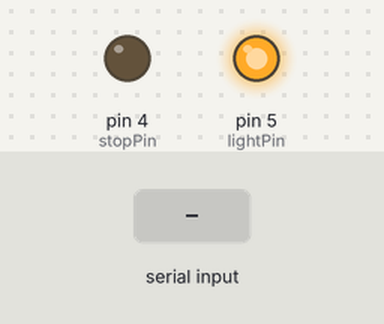
Simulated run of this sketch. Board: Arduino Uno, built with avr-gcc and run on an emulated ATmega328P. On the bench: output pins drawn as LEDs (lit = HIGH). Dashed ring = blinking. Inputs (shaded band) come from the test bench.

Above: at 1.2 s.
1.3 s: "Z\n" received over Serial
At 2.2 s:
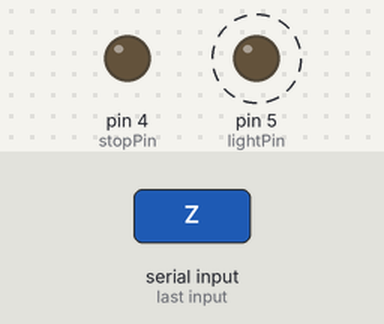
4.3 s: byte 81 ('Q') received over Serial
At 4.6 s:
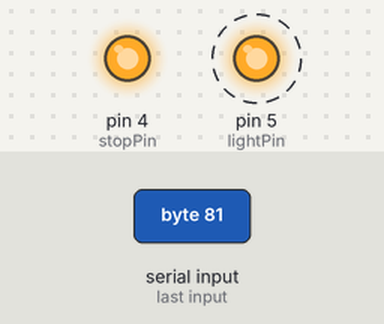
Timing chart, 0 to 17.3 s (numbered marks = the images above; inputs shaded):
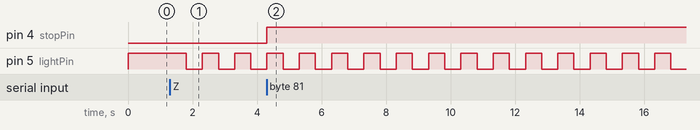

Measured:
- after the input at 1.3 s, pin 5 (lightPin): alternates HIGH for 0.50 s and LOW for 0.50 s, starting after 0.50 s
- after the input at 4.3 s, pin 4 (stopPin): LOW → HIGH at once

The sketch:

BluetoothCommunication.ino
```cpp
#include <SoftwareSerial.h>

#define rxPin 10
#define txPin 11
#define lightPin 5
#define stopPin 4

//#include <QMC5883LCompass.h>
//QMC5883LCompass compass;

int BLINK_DELAY = 500;

char c = ' ';
boolean NL = true;

unsigned long prevTime = millis();

bool blinking = false;
bool lightOn = false;

// Set up a new SoftwareSerial object
SoftwareSerial mySerial =  SoftwareSerial(rxPin, txPin);

bool usbPortLock = false;

void setup()  {
    Serial.begin(9600);

    // Define pin modes for TX and RX
    pinMode(rxPin, INPUT);
    pinMode(txPin, OUTPUT);
    pinMode(lightPin, OUTPUT);
    pinMode(stopPin, OUTPUT);

    digitalWrite(stopPin, LOW);

    // Set the baud rate for the SoftwareSerial object
    mySerial.begin(9600);

    /*
    compass.init();
    compass.setCalibrationOffsets(-246.00, -1161.00, -1318.00);
    compass.setCalibrationScales(0.91, 1.06, 1.04);
    */
}

void loop() {
    if (blinking) {
      if (millis() > prevTime + BLINK_DELAY) {
        prevTime = millis();
        if (lightOn){
          digitalWrite(lightPin, LOW);
          lightOn = false;
        } else {
          digitalWrite(lightPin, HIGH);
          lightOn = true;
        }
      }
    } else {
      digitalWrite(lightPin, HIGH);
    }

    if (mySerial.available()) {
        c = mySerial.read();
        Serial.write(c);
        if (!usbPortLock) {
          usbPortLock = true; //lock the usb port from other serial communication while the arduino is attempting to parrot a message
        }
        if (c == '\n') {
          usbPortLock = false; //unlock the usb port at end of line
        }
    }

    if (Serial.available()) {
      c = Serial.read();
      if (c == 'Z') {
        blinking = !blinking;
      }
      if (c == 'Q') {
        digitalWrite(stopPin, HIGH);
      }
      mySerial.write(c);
    }

/*
    compass.read();

    byte a = compass.getAzimuth();
    // Output here will be a value from 0 - 15 based on the direction of the bearing / azimuth.
    byte b = compass.getBearing(a);

    if (!usbPortLock) {
      Serial.print("Compass Value: ");
      Serial.println(b);
    }
*/
}
```
